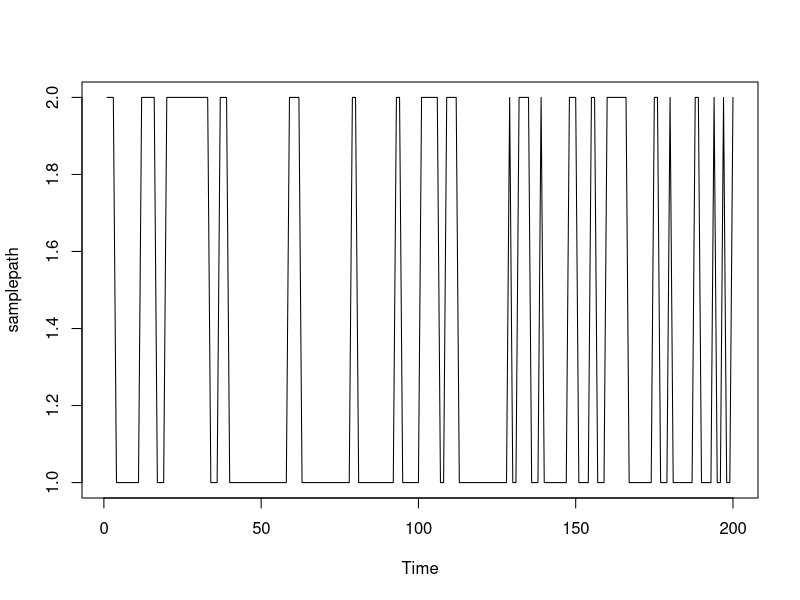

R code for this plot:
# function for sampling a finite Markov chain

rfmc<-function(n,P,pi0)
{
        v=vector("numeric",n)
        r=length(pi0)
        v[1]=sample(r,1,prob=pi0)
        for (i in 2:n) {
                v[i]=sample(r,1,prob=P[v[i-1],])
        }
        ts(v)
}

# example using the function

P=matrix(c(0.9,0.1,0.2,0.8),ncol=2,byrow=TRUE)
pi0=c(0.5,0.5)
samplepath=rfmc(200,P,pi0)
pdf("disc.pdf"); plot(samplepath); dev.off()
summary(samplepath)
table(samplepath)
table(samplepath)/length(samplepath)

# now compute the exact stationary distribution...
e=eigen(t(P))$vectors[,1]
e/sum(e)


# eof

